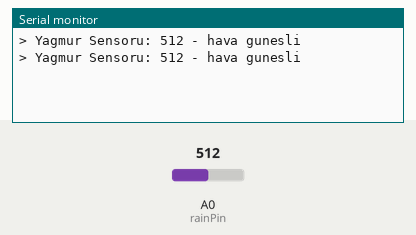
Simulated run of this sketch. Board: Arduino Uno, built with avr-gcc and run on an emulated ATmega328P. Shown: the last lines printed to the serial monitor. The test bench sets the inputs (shaded band); at power-on: A0 (rainPin) = 512.

Above: at 1.8 s.
1.9 s: A0 (rainPin) set to 485
At 2.4 s:
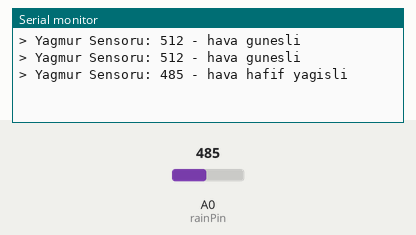
4.5 s: A0 (rainPin) set to 307
At 5.8 s:
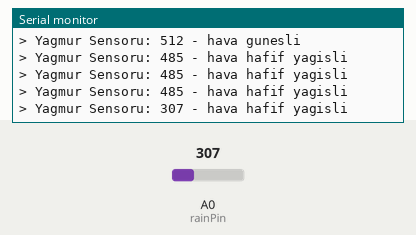
6.0 s: A0 (rainPin) set to 283
At 6.8 s:
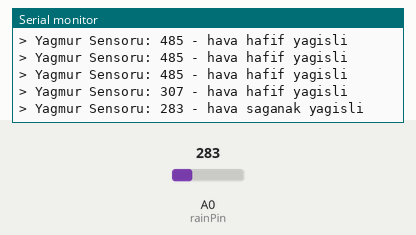

Measured:
- the behaviour switches between 500 and 499 on A0 (rainPin) (found by bisection; images 0 and 1)
- the behaviour switches between 300 and 299 on A0 (rainPin) (found by bisection; images 2 and 3)
- after the input at 1.9 s, the serial monitor: prints a new line after 0.10 s (image 1)
- after the input at 4.5 s, the serial monitor: prints a new line after 0.50 s (image 2)
- after the input at 6.0 s, the serial monitor: prints a new line at once (image 3)

The sketch:

rainsensor.ino
```cpp
int rainPin = A0;

void setup(){
  pinMode(rainPin, INPUT);
  Serial.begin(115200);
}

void loop() {
  int sensorValue = analogRead(rainPin);

  Serial.print("> Yagmur Sensoru: ");
  Serial.print(sensorValue);

  if(sensorValue < 300){
    Serial.println(" - hava saganak yagisli");
  } else if (sensorValue < 500) {
    Serial.println(" - hava hafif yagisli");
  } else {
     Serial.println(" - hava gunesli");
  }

  delay(1000);
}
```
